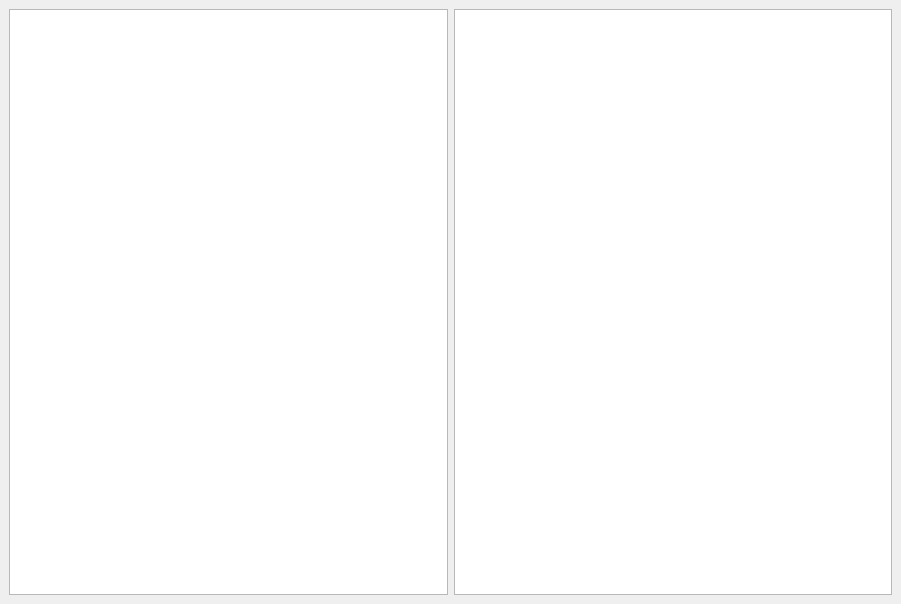
<?xml version="1.0" encoding="UTF-8"?>
<ui version="4.0">
 <class>FileSystem</class>
 <widget class="QMainWindow" name="FileSystem">
  <property name="geometry">
   <rect>
    <x>0</x>
    <y>0</y>
    <width>901</width>
    <height>604</height>
   </rect>
  </property>
  <property name="windowTitle">
   <string>FileSystem</string>
  </property>
  <widget class="QWidget" name="centralwidget">
   <layout class="QHBoxLayout" name="horizontalLayout">
    <item>
     <widget class="QTreeView" name="treeView_2"/>
    </item>
    <item>
     <widget class="QTreeView" name="treeView"/>
    </item>
   </layout>
  </widget>
 </widget>
 <resources/>
 <connections/>
</ui>
